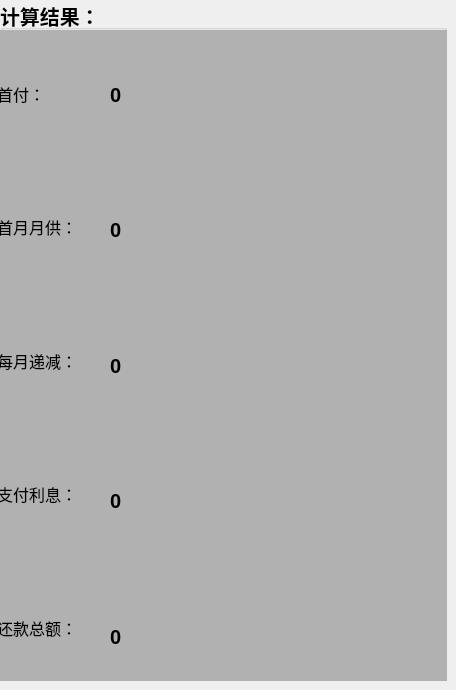
      <widget class="QWidget" name="page_6">
       <widget class="QGroupBox" name="groupBox_2">
        <property name="geometry">
         <rect>
          <x>0</x>
          <y>0</y>
          <width>447</width>
          <height>681</height>
         </rect>
        </property>
        <property name="font">
         <font>
          <pointsize>15</pointsize>
          <weight>75</weight>
          <bold>true</bold>
         </font>
        </property>
        <property name="styleSheet">
         <string notr="true"/>
        </property>
        <property name="title">
         <string>计算结果：</string>
        </property>
        <widget class="QWidget" name="widget_8" native="true">
         <property name="geometry">
          <rect>
           <x>-3</x>
           <y>30</y>
           <width>118</width>
           <height>661</height>
          </rect>
         </property>
         <property name="styleSheet">
          <string notr="true">background-color: rgb(177, 177, 177);</string>
         </property>
         <layout class="QVBoxLayout" name="verticalLayout_8">
          <item>
           <widget class="QLabel" name="label_61">
            <property name="font">
             <font>
              <pointsize>12</pointsize>
              <weight>50</weight>
              <bold>false</bold>
             </font>
            </property>
            <property name="text">
             <string>首付：</string>
            </property>
           </widget>
          </item>
          <item>
           <widget class="QLabel" name="label_62">
            <property name="font">
             <font>
              <pointsize>12</pointsize>
              <weight>50</weight>
              <bold>false</bold>
             </font>
            </property>
            <property name="text">
             <string>首月月供：</string>
            </property>
           </widget>
          </item>
          <item>
           <widget class="QLabel" name="label_69">
            <property name="font">
             <font>
              <pointsize>12</pointsize>
             </font>
            </property>
            <property name="text">
             <string>每月递减：</string>
            </property>
           </widget>
          </item>
          <item>
           <widget class="QLabel" name="label_63">
            <property name="font">
             <font>
              <pointsize>12</pointsize>
              <weight>50</weight>
              <bold>false</bold>
             </font>
            </property>
            <property name="text">
             <string>支付利息：</string>
            </property>
           </widget>
          </item>
          <item>
           <widget class="QLabel" name="label_64">
            <property name="font">
             <font>
              <pointsize>12</pointsize>
              <weight>50</weight>
              <bold>false</bold>
             </font>
            </property>
            <property name="text">
             <string>还款总额：</string>
            </property>
           </widget>
          </item>
         </layout>
        </widget>
        <widget class="QWidget" name="widget_9" native="true">
         <property name="geometry">
          <rect>
           <x>110</x>
           <y>30</y>
           <width>361</width>
           <height>671</height>
          </rect>
         </property>
         <property name="styleSheet">
          <string notr="true">background-color: rgb(177, 177, 177);</string>
         </property>
         <layout class="QVBoxLayout" name="verticalLayout_9">
          <item>
           <widget class="QLabel" name="label_65">
            <property name="font">
             <font>
              <pointsize>15</pointsize>
              <weight>75</weight>
              <bold>true</bold>
             </font>
            </property>
            <property name="text">
             <string>0</string>
            </property>
           </widget>
          </item>
          <item>
           <widget class="QLabel" name="label_66">
            <property name="font">
             <font>
              <pointsize>15</pointsize>
              <weight>75</weight>
              <bold>true</bold>
             </font>
            </property>
            <property name="text">
             <string>0</string>
            </property>
           </widget>
          </item>
          <item>
           <widget class="QLabel" name="label_70">
            <property name="font">
             <font>
              <pointsize>15</pointsize>
              <weight>75</weight>
              <bold>true</bold>
             </font>
            </property>
            <property name="text">
             <string>0</string>
            </property>
           </widget>
          </item>
          <item>
           <widget class="QLabel" name="label_67">
            <property name="font">
             <font>
              <pointsize>15</pointsize>
              <weight>75</weight>
              <bold>true</bold>
             </font>
            </property>
            <property name="text">
             <string>0</string>
            </property>
           </widget>
          </item>
          <item>
           <widget class="QLabel" name="label_68">
            <property name="font">
             <font>
              <pointsize>15</pointsize>
              <weight>75</weight>
              <bold>true</bold>
             </font>
            </property>
            <property name="text">
             <string>0</string>
            </property>
           </widget>
          </item>
         </layout>
        </widget>
       </widget>
      </widget>
